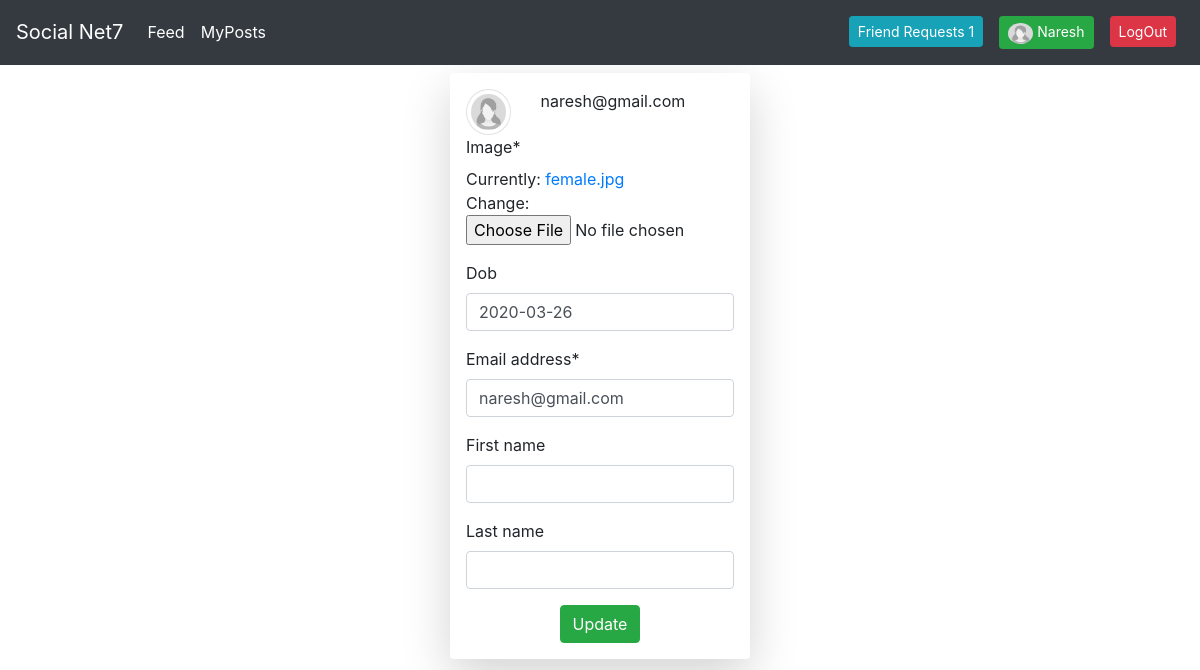
Page /profile/ (signed in) on the committed database.
### users/models.py (models this page shows, shortened)
class SnetUser(AbstractUser):
	username = None
	email = models.EmailField(_('email address'), unique=True)
	signup_date = models.DateTimeField(auto_now_add=True)
	USERNAME_FIELD = 'email'
	REQUIRED_FIELDS = []
	objects = CustomUserManager()
	def truncate(self):
		return f'{self.email}'.split('@')[0]
	def fname_empty(self):
		if self.first_name == '':
			return True
		else:
			return False
	def friend_request(self):
		return Friends.objects.filter(freq_accp_id=self.id).filter(friends='No')

class Profile(models.Model):
	image = models.ImageField(default='female.jpg', upload_to=profile_img_directory)
	user = models.OneToOneField(SnetUser, on_delete=models.CASCADE)
	dob = models.DateField(null=True, blank=True)

### users/views.py (the view)
# urls.py: path('profile/', user_views.profile, name='profile'),
@login_required
def profile(request):
	if request.method == 'POST':
		profile_form = ProfileUpdateForm(request.POST, request.FILES, instance=request.user.profile)
		user_form = UserUpdateForm(request.POST, instance=request.user)
		if profile_form.is_valid() and user_form.is_valid():
			profile_form.save()
			user_form.save()
			messages.success(request, f'Successfully updated profile')
			return HttpResponseRedirect(reverse('profile'))
	else:
		profile_form = ProfileUpdateForm(instance=request.user.profile)
		user_form = UserUpdateForm(instance=request.user)
	return render(request, 'users/profile.html', locals())

### users/forms.py
class ProfileUpdateForm(forms.ModelForm):
	dob = forms.DateField(input_formats=['%d/%m/%Y'], required=False, widget=forms.TextInput(attrs={
		'id':'datepicker'
		}))
	class Meta:
		model = Profile
		fields = ['image', 'dob']

class UserUpdateForm(forms.ModelForm):
	class Meta:
		model = SnetUser
		fields = ['email', 'first_name', 'last_name']

### users/templates/users/profile.html (shortened to what this page needs)
{% extends 'users/base.html' %}
{% load crispy_forms_tags %}
{% block body %}
<div class="container rounded shadow-lg mt-2 p-3 w-25">
	<div class="row">
		<div class="col-md-3">
			<img class="img-thumbnail rounded-circle" src="{{request.user.profile.image.url}}" width="50" height="50">
		</div>
		<div class="col-md-6">
			<span>{{request.user.email}}</span>
		</div>
	</div>
	<div>
		<form method="post" enctype="multipart/form-data">
			{{profile_form|crispy}}
			{{user_form|crispy}}
			<div align="center">
				<input class="btn btn-success" type="submit" name="submit" value="Update" >
			</div>
		</form>
	</div>
</div>
{% endblock body %}

### users/templates/users/base.html (shortened to what this page needs)
<!DOCTYPE html>
<html>
<head>
	<link rel="stylesheet" href="https://stackpath.bootstrapcdn.com/bootstrap/4.4.1/css/bootstrap.min.css">
	<link rel="stylesheet" href="//code.jquery.com/ui/1.12.1/themes/base/jquery-ui.css">
</head>
<body>
	<div>
		<nav class="navbar navbar-expand-md navbar-dark bg-dark">
		 	<a class="navbar-brand" href="{% url 'feed:feed' %}">Social Net7</a>
			<div class="collapse navbar-collapse" id="navbarText">
			{% if user.is_authenticated %}
			    <ul class="navbar-nav mr-auto">
			      <li class="nav-item active">
			        <a class="nav-link text-white" href="{% url 'feed:feed' %}">Feed</a>
			      </li>
			      <li class="nav-item">
			        <a class="nav-link text-white" href="{% url 'feed:myposts' request.user.id %}">MyPosts</a>
			      </li>
			    </ul>
			    <ul class="navbar-nav ml-auto">
			    	<li class="nav-item">
			    		<a class="nav-link text-white" href="{% url 'friend_req_received' %}"><span class="btn btn-sm btn-info">Friend Requests {{request.user.friend_request.count}}</span></a>
			    	</li>
			    	<li class="nav-item">
			    		<a class="nav-link text-white" href="{% url 'profile' %}">
			    			{% if request.user.fname_empty%}
			    			<span class="btn btn-sm btn-success"><img class="rounded-circle" src="{{request.user.profile.image.url}}" width="25" height="21"> {{request.user.truncate|title}}</span></a>
			    			{% else %}
			    			<span class="btn btn-sm btn-success"><img class="rounded-circle" src="{{request.user.profile.image.url}}" width="25" height="21"> {{request.user.first_name|title}}</span></a>
			    			{% endif %}
				    </li>
				    <li class="navbar-nav ml-auto">
				    	<a class="nav-link text-white" href="{% url 'logout' %}"><span class="btn btn-sm btn-danger">LogOut</span></a>
				    </li>
			    </ul>
			   {% endif %}
			</div>
		</nav>
	</div>
	<div>
		{% block body %}
		{% endblock body %}
	</div>
</body>
</html>

### rows in the picture
SnetUser: user.friend_request.count "1", user.profile.image (picture), user.truncate "Naresh", user.email "naresh@gmail.com", email "naresh@gmail.com"
Profile: dob "2020-03-26"
